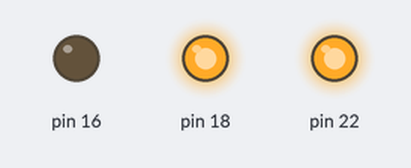
This program was run on a simulated Raspberry Pi (header pin numbers). Parts: output pins drawn as LEDs (lit = HIGH). What the program prints to the terminal is not drawn. At 60.0 s the program stops and its outputs stay as they are.

Above: at 0.1 s.
At 1.1 s:
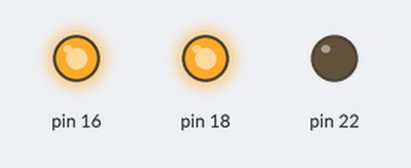
At 2.7 s:
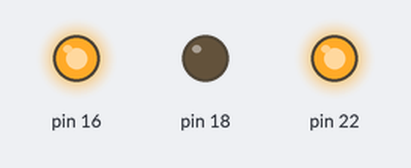
Timing chart, 0 to 3.0 s (numbered marks = the images above):
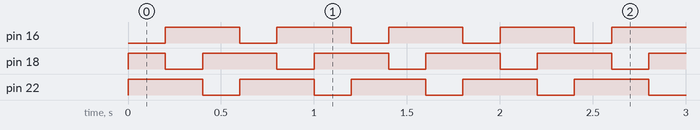

The program:

RgbLed.py
```python
import RPi.GPIO as GPIO
import time

class RgbLed:
    RED = "red"
    GREEN = "green"
    BLUE = "blue"

    def __init__(self, redpin = None, greenpin = None, bluepin = None):
        self.__redpin = redpin
        self.__greenpin = greenpin
        self.__bluepin = bluepin
        self.state = None
        GPIO.setmode(GPIO.BOARD)
        GPIO.setwarnings(False)
        if redpin is not None:
            GPIO.setup(redpin, GPIO.OUT, initial=GPIO.HIGH)
        if greenpin is not None:
            GPIO.setup(greenpin, GPIO.OUT, initial=GPIO.HIGH)
        if bluepin is not None:
            GPIO.setup(bluepin, GPIO.OUT, initial=GPIO.HIGH)

    def red(self):
        self.state = RgbLed.RED
        if self.__redpin is not None:
            GPIO.output(self.__redpin, GPIO.LOW)
        if self.__greenpin is not None:
            GPIO.output(self.__greenpin, GPIO.HIGH)
        if self.__bluepin is not None:
            GPIO.output(self.__bluepin, GPIO.HIGH)

    def green(self):
        self.state = RgbLed.GREEN
        if self.__redpin is not None:
            GPIO.output(self.__redpin, GPIO.HIGH)
        if self.__greenpin is not None:
            GPIO.output(self.__greenpin, GPIO.LOW)
        if self.__bluepin is not None:
            GPIO.output(self.__bluepin, GPIO.HIGH)

    def blue(self):
        self.state = RgbLed.BLUE
        if self.__redpin is not None:
            GPIO.output(self.__redpin, GPIO.HIGH)
        if self.__greenpin is not None:
            GPIO.output(self.__greenpin, GPIO.HIGH)
        if self.__bluepin is not None:
            GPIO.output(self.__bluepin, GPIO.LOW)

    def off(self):
        self.state = RgbLed.BLUE
        if self.__redpin is not None:
            GPIO.output(self.__redpin, GPIO.HIGH)
        if self.__greenpin is not None:
            GPIO.output(self.__greenpin, GPIO.HIGH)
        if self.__bluepin is not None:
            GPIO.output(self.__bluepin, GPIO.HIGH)

if __name__ == "__main__":
    i = 0
    try:
        led = RgbLed(16, 18, 22)

        while True:
            i += 1
            led.red()
            time.sleep(0.2)
            led.off()

            led.green()
            time.sleep(0.2)
            led.off()

            led.blue()
            time.sleep(0.2)
            led.off()
            if i == 100:
                break
    except KeyboardInterrupt:
        print()
    finally:
        led.off()
        print('program exit')
```

Measured:
- by itself, pin 16: alternates HIGH for 0.40 s and LOW for 0.20 s, 199 changes in all, then stays HIGH
- by itself, pin 18, pin 22: alternates HIGH for 0.40 s and LOW for 0.20 s, 200 changes in all, then stays HIGH
